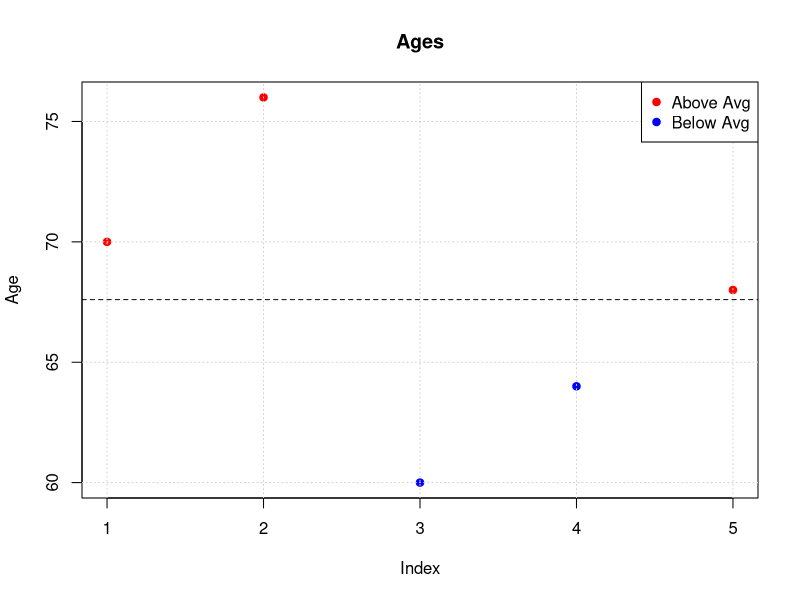

The R source for this figure:
## ---- chunk 1
suppressMessages(library(tidyverse))
## ---- chunk 2
df <- data.frame(id = 1:5,
                 gender = c("MALE","MALE","FEMALE","MALE","FEMALE"),
                 age = c(70,76,60,64,68))
## ---- chunk 3
filter(df,gender == "FEMALE")

# Given this data frame, the following is equivalent 

filter(df, gender != "MALE")
## ---- chunk 4
filter(df, id %in% c(1,3,5))
## ---- chunk 5
mutate(df,meanage = mean(age))
## ---- chunk 6
mutate(df,old_young=ifelse(df$age>=mean(df$age),"Y","N"))
## ---- chunk 7
tmp <- mutate(df, color = ifelse(age > mean(age),"red","blue")) 

plot(tmp$age,col=tmp$color, type="p",
     pch=19,main="Ages",ylab="Age") 

grid()

abline(h=mean(tmp$age),lty=2)

legend("topright",
       c("Above Avg","Below Avg"),col=c("red","blue"),pch=19)
## ---- chunk 8
df[rev(order(df$age)),]
## ---- chunk 9
arrange(df,desc(age))
## ---- chunk 10
arrange(df, gender,desc(age))
## ---- chunk 11
df[order(df$gender,-df$age),]
## ---- chunk 12
# Reorder the columns
select(df,gender,id,age)  
## ---- chunk 13
# Select all but the age column
select(df,-age)
## ---- chunk 14
# Can use the ":" operator to select a range
select(df,id:age) 
## ---- chunk 15
# Select all columns that start with an "a"
select(df,starts_with("a"))
## ---- chunk 16
names(mtcars)

# Get only columns that start with "c"

select(mtcars,starts_with("c"))
## ---- chunk 17
testdf <- expand.grid(m_1=seq(60,70,10),
                      age=c(25,32),
                      m_2=seq(50,60,10),
                      m_3=seq(60,70,10))
## ---- chunk 18
testdf
## ---- chunk 19
select(testdf,matches("_"))
## ---- chunk 20
select(testdf,num_range("m_",1:2))
## ---- chunk 21
df

# Hmm. the following doesn't do anything - or so it seems

group_by(df)
## ---- chunk 22
summarize(group_by(df,gender),total=n())
## ---- chunk 23
summarize(group_by(df,gender),av_age=mean(age))
## ---- chunk 24
summarize(group_by(df,gender),av_age=mean(age),total=n())
## ---- chunk 25
group_by(df,gender)
## ---- chunk 26
head(select(mtcars, mpg, am))
## ---- chunk 27
mtcars %>% select(mpg, am) %>% head
## ---- chunk 28
mtcars %>% select(mpg, am)
## ---- chunk 29
df %>% group_by(gender) %>% summarize(avg=mean(age))

# Same as this but the pipes are far more elegant

summarize(group_by(df,gender), avg=mean(age))
## ---- chunk 30
df %>% 
  group_by(gender) %>% 
  summarize(avg=mean(age),total=n())
## ---- chunk 31
df %>% 
  filter(gender == "MALE") %>% 
  summarize(med_age=median(age))
## ---- chunk 32
mtcars %>% filter(wt > 3.3)  %>%
          mutate(ab_be=ifelse(mpg > mean(mpg),"Y","N")) %>%
          group_by(ab_be) %>% 
          summarize(mean_mpg=mean(mpg))
